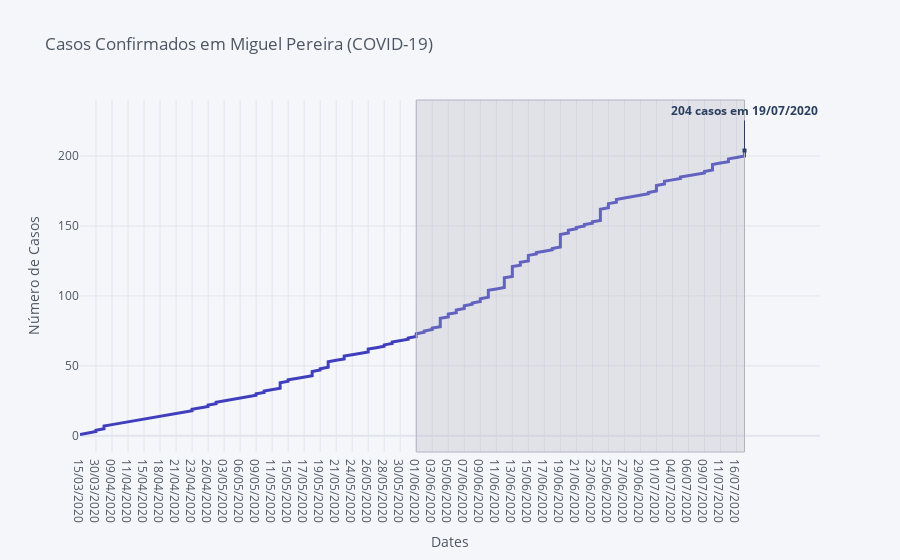

Notebook source saved alongside this figure:
### Code cell
fig = data2[['total_casos']].iplot(asFigure=True, kind='scatter',
               xTitle='Dates',
               yTitle='Número de Casos',
               title='Casos Confirmados em Miguel Pereira (COVID-19)',                                
               vspan={'x0':'01/06/2020','x1':data2.iloc[-1].name,
               'color':'rgba(0,0,50,0.3)','fill':True,'opacity':.3})

fig.update_layout(
    showlegend=False,
    annotations=[
        dict(
            x=data2.iloc[-1].name,
            y=data2['total_casos'].iloc[-1],
            xref="x",
            yref="y",
            text="<b>" + str(data2['total_casos'].iloc[-1]) + " casos em " + str(data2.iloc[-1].name) + "<b>",
            showarrow=True,
            arrowhead=7,
            ax=0,
            ay=-40
        )
    ]
)


fig['data'][0]['line'] = {
    'color': 'rgba(63, 63, 190, 1.0)', 'dash': 'solid', 'shape': 'linear', 'width': 3.0
}

iplot(fig)

### Figure 1 — Plotly figure (JSON) as saved in the notebook; plotly's stock layout.template omitted (floating-point values rounded to 4 significant figures; data arrays with more than 128 entries replaced by an {"elided": "..."} marker saying what was removed)
{"data": [{"line": {"color": "rgba(63, 63, 190, 1.0)", "dash": "solid", "shape": "linear", "width": 3}, "mode": "lines", "name": "total_casos", "text": "", "type": "scatter", "x": {"elided": "204 str values"}, "y": {"elided": "204 int values"}}], "layout": {"annotations": [{"arrowhead": 7, "ax": 0, "ay": -40, "showarrow": true, "text": "<b>204 casos em 19/07/2020<b>", "x": "19/07/2020", "xref": "x", "y": 204, "yref": "y"}], "legend": {"bgcolor": "#F5F6F9", "font": {"color": "#4D5663"}}, "paper_bgcolor": "#F5F6F9", "plot_bgcolor": "#F5F6F9", "shapes": [{"fillcolor": "rgba(178, 178, 193, 0.3)", "line": {"color": "#B2B2C1", "dash": "solid", "width": 1}, "type": "rect", "x0": "01/06/2020", "x1": "19/07/2020", "xref": "x", "y0": 0, "y1": 1, "yref": "paper"}], "showlegend": false, "title": {"font": {"color": "#4D5663"}, "text": "Casos Confirmados em Miguel Pereira (COVID-19)"}, "xaxis": {"gridcolor": "#E1E5ED", "showgrid": true, "tickfont": {"color": "#4D5663"}, "title": {"font": {"color": "#4D5663"}, "text": "Dates"}, "zerolinecolor": "#E1E5ED"}, "yaxis": {"gridcolor": "#E1E5ED", "showgrid": true, "tickfont": {"color": "#4D5663"}, "title": {"font": {"color": "#4D5663"}, "text": "Número de Casos"}, "zerolinecolor": "#E1E5ED"}}}
